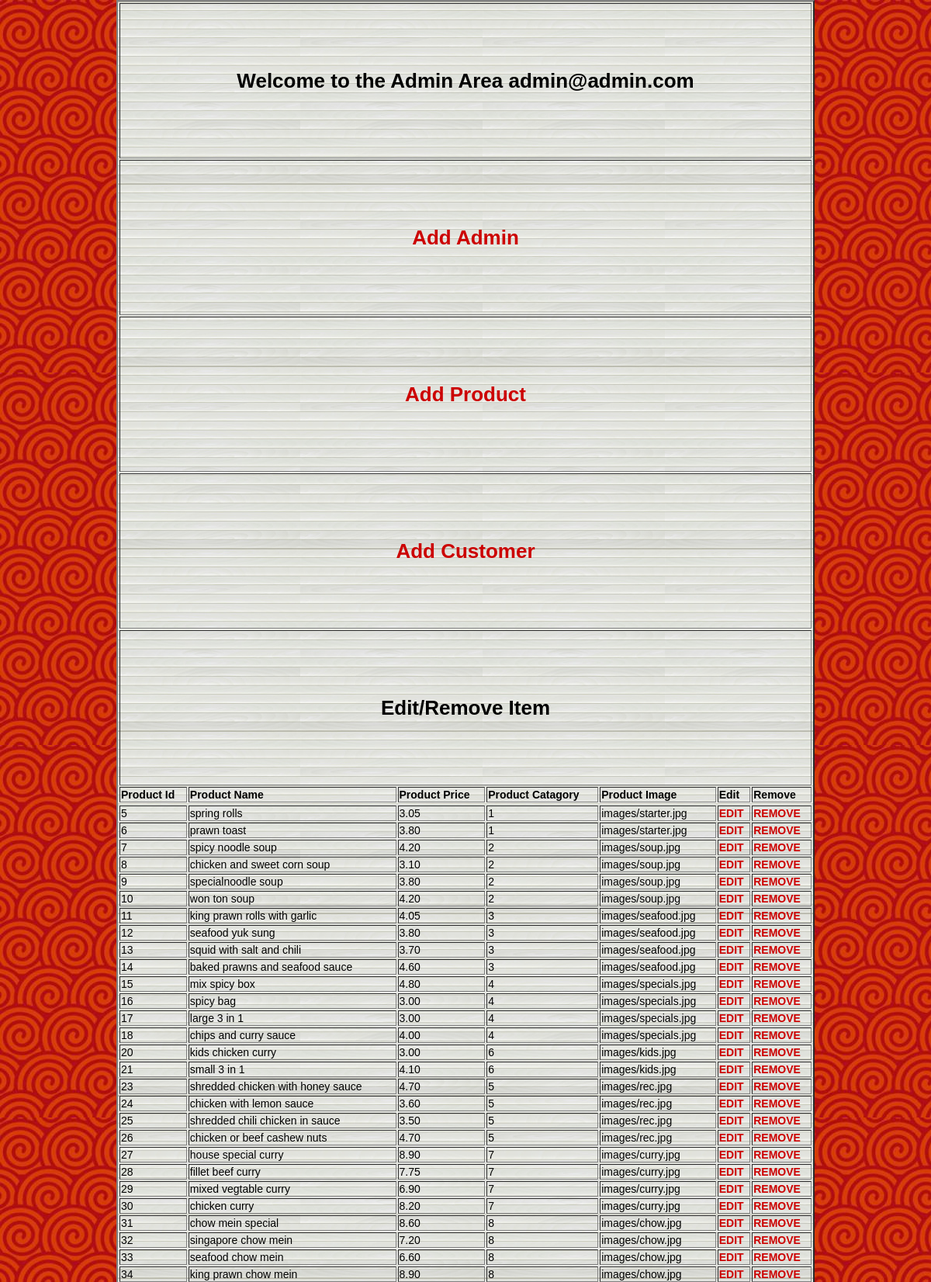
/editRemoveProductResults.php (signed in, upper part), run on the app's committed database.
### tables this page shows
CREATE TABLE `products` (
  `id` int(10) NOT NULL,
  `name` varchar(100) NOT NULL,
  `price` decimal(10,2) NOT NULL DEFAULT '0.00',
  `catagory` int(10) NOT NULL,
  `image` varchar(100) NOT NULL
);

### editRemoveProductResults.php (the view, shortened to what this page needs)
<?php include ('includes/db.php'); ?>
<!DOCTYPE html>
<html>
  <head>
    <link rel="stylesheet" href="css/style.css" type="text/css">
  </head>
  <body >
    <div   <div id="container2">
          <form action="editProduct.php" method="post">
            <table id="tableImage" align="center" width="900" border="2">
              <tr align="center" height="200">
                      <td colspan="8" align="right"><h1>Welcome to the Admin Area <?php echo $_SESSION['id']; ?></h1></td>
              </tr>
            <tr align="center" height="200">
                    <td colspan="8" align="right"><a id="addProduct" href="addAdmin.php"><h1>Add Admin</h1></a></td>
            </tr>
            <tr align="center" height="200">
                    <td colspan="8" align="right"><a id="addProduct" href="insertProduct.php"><h1>Add Product</h1></a></td>
            </tr>
            <tr align="center" height="200">
                    <td colspan="8" align="right"><a id="addProduct" href="signup.php"><h1>Add Customer</h1></a></td>
            </tr>
              <tr align="center" height="200">
                      <td colspan="8" align="right"><h1>Edit/Remove Item</h1></td>
              </tr>
              <tr>
                    <td><b>Product Id</b></td>
                    <td><b>Product Name</b></td>
                    <td><b>Product Price</b></td>
                    <td><b>Product Catagory</b></td>
                    <td><b>Product Image</b></td>
                    <td><b>Edit</b></td>
                    <td><b>Remove</b></td>
              </tr>
              <tr>
                <?php
$products = "SELECT * FROM `products` ";
$result = $mysqli->query($products);
while ($row = $result->fetch_assoc())
{
    $name = $row['name'];
    $price = $row['price'];
    $catagory = $row['catagory'];
    $image = $row['image'];
    $output = '<tr>';
    $output.= '<td> ' . $row['id'] . '</td>';
    $output.= '<td>' . $name . '</td>';
    $output.= '<td>' . $price . '</td>';
    $output.= '<td>' . $catagory . '</td>';
    $output.= '<td>' . $image . '</td>';
    $output.= '<td><a id="button1" href="editProduct.php?id=' . $row['id'] . '"><b>EDIT</b></a></td>';
    $output.= '<td><a id="button1" href="removeProduct.php?id=' . $row['id'] . '"><b>REMOVE</b></a></td>';
    $output.= '</tr>';
    echo $output;
}
?>
            </table>
          </form>
            </div>
  </body>
</html>

### css/style.css (style rules this page uses)
body { margin: 0px; font-family: Verdana, Arial, Helvetica, sans-serif; background-color: #e6e6e6; font-size: 14px; background-position: left top; background-image: url(../images/bg-spirals.jpg); }
h1 { font-size: 26px; text-align: center; }
a:link { color: #CC0000; }
#addProduct { text-decoration: none; color: black; }
#button1 { text-decoration: none; }
#tableImage { background-image: url(../images/bg-striped.jpg); }
#tableImage a:link { color: #cc0000; }

### data on the page
products: id "5", name "spring rolls", price "3.05", catagory "1", image "images/starter.jpg"
products: id "6", name "prawn toast", price "3.80", catagory "1", image "images/starter.jpg"
products: id "7", name "spicy noodle soup", price "4.20", catagory "2", image "images/soup.jpg"
products: id "8", name "chicken and sweet corn soup", price "3.10", catagory "2", image "images/soup.jpg"
products: id "9", name "specialnoodle soup", price "3.80", catagory "2", image "images/soup.jpg"
products: id "10", name "won ton soup", price "4.20", catagory "2", image "images/soup.jpg"
products: id "11", name "king prawn rolls with garlic", price "4.05", catagory "3", image "images/seafood.jpg"
products: id "12", name "seafood yuk sung", price "3.80", catagory "3", image "images/seafood.jpg"
products: id "13", name "squid with salt and chili", price "3.70", catagory "3", image "images/seafood.jpg"
products: id "14", name "baked prawns and seafood sauce", price "4.60", catagory "3", image "images/seafood.jpg"
products: id "15", name "mix spicy box", price "4.80", catagory "4", image "images/specials.jpg"
products: id "16", name "spicy bag", price "3.00", catagory "4", image "images/specials.jpg"
products: id "17", name "large 3 in 1", price "3.00", catagory "4", image "images/specials.jpg"
products: id "18", name "chips and curry sauce", price "4.00", catagory "4", image "images/specials.jpg"
products: id "20", name "kids chicken curry", price "3.00", catagory "6", image "images/kids.jpg"
products: id "21", name "small 3 in 1", price "4.10", catagory "6", image "images/kids.jpg"
products: id "23", name "shredded chicken with honey sauce", price "4.70", catagory "5", image "images/rec.jpg"
products: id "24", name "chicken with lemon sauce", price "3.60", catagory "5", image "images/rec.jpg"
products: id "25", name "shredded chili chicken in sauce", price "3.50", catagory "5", image "images/rec.jpg"
products: id "26", name "chicken or beef cashew nuts", price "4.70", catagory "5", image "images/rec.jpg"
products: id "27", name "house special curry", price "8.90", catagory "7", image "images/curry.jpg"
products: id "28", name "fillet beef curry", price "7.75", catagory "7", image "images/curry.jpg"
products: id "29", name "mixed vegtable curry", price "6.90", catagory "7", image "images/curry.jpg"
products: id "30", name "chicken curry", price "8.20", catagory "7", image "images/curry.jpg"
products: id "31", name "chow mein special", price "8.60", catagory "8", image "images/chow.jpg"
products: id "32", name "singapore chow mein", price "7.20", catagory "8", image "images/chow.jpg"
products: id "33", name "seafood chow mein", price "6.60", catagory "8", image "images/chow.jpg"
products: id "34", name "king prawn chow mein", price "8.90", catagory "8", image "images/chow.jpg"

### other printed values
$_SESSION['id'] "admin@admin.com"
